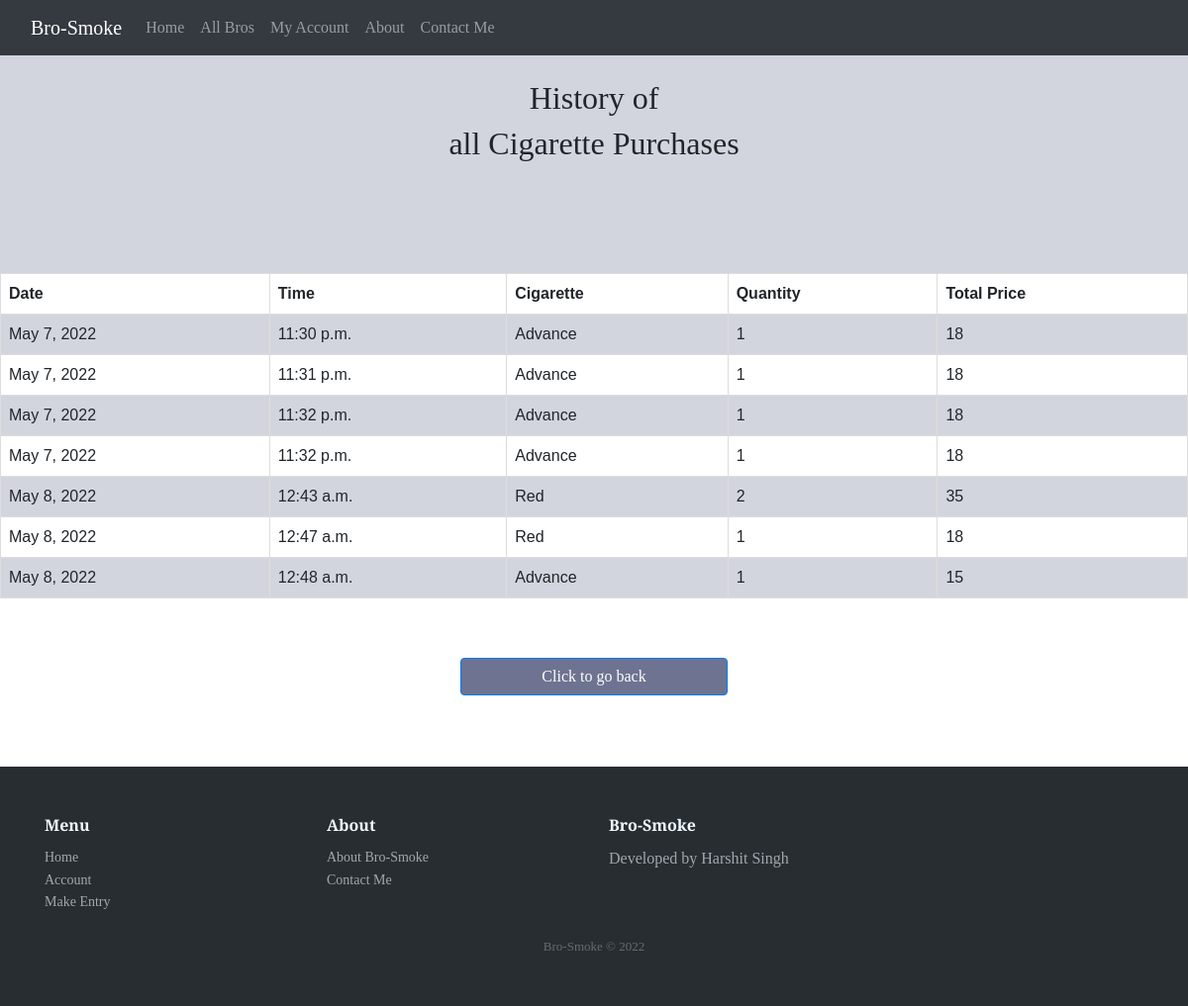
Screenshot of /brosmokingapp/history (signed in) with the database file from the repository.
### brosmokingapp/models.py (models this page shows, shortened)
class data(models.Model):
    user = models.ForeignKey(User, on_delete=models.SET_NULL,null=True,blank=True)
    cig = models.CharField(max_length=50,blank=True, null=True)
    cost= models.IntegerField(default=0)
    qty = models.IntegerField(default=0)
    date = models.DateField()
    time = models.TimeField()

### brosmokingapp/views.py (the view)
# urls.py: path("history", views.history,name="history"),
def history(request):
    if request.user.is_authenticated:
        entries = data.objects.filter(user=request.user)
        context = {'entries': entries}
        return render (request,'brosmokingapp/history.html',context)
    else:
        return HttpResponse("Bad request")

### brosmokingapp/templates/brosmokingapp/history.html (shortened to what this page needs)
{% extends 'brosmokingapp/basic.html' %}
{% block body %}
{% load static %}
     <div class="heading-title-listing">
        <h2>History of</h2>
        <h2>all Cigarette Purchases</h2>
    </div>
    <table class="singlebro">
        <tr>
          <th>Date</th>
          <th>Time</th>
          <th>Cigarette</th>
          <th>Quantity</th>
          <th>Total Price</th>
        </tr>
        {% for entry in entries %}
        <tr>
          <td>{{entry.date}}</td>
          <td>{{entry.time}}</td>
          <td>{{entry.cig}}</td>
          <td>{{entry.qty}}</td>
          <td>{{entry.cost}}</td>
        </tr>
      {% endfor %}
      </table>
     <a href="{% url 'myaccount' %}" > <div class="d-grid gap-2 col-3 mx-auto" style="margin-bottom: 6%;">
        <button class="btn btn-primary"   type="button" style="background-color:#6e7391;">Click to go back</button>
     </div></a>
{% endblock %}

### brosmokingapp/static/CSS/style.css (style rules this page uses)
body { font-family: 'Merriweather', serif; }
table { margin-bottom:2%; font-family: arial, sans-serif; border-collapse: collapse; width: 100%; }
td, th { border: 1px solid #dddddd; text-align: left; padding: 8px; }
tr:nth-child(even) { background-color: #d3d5de; }
.heading-title-listing { background-color: #d3d5de; height: 220px; text-align: center; padding-top: 2%; }
.singlebro { margin-bottom: 5%; }

### rows the page displays
data: date "May 7, 2022", time "11:30 p.m.", cig "Advance", qty "1", cost "18"
data: date "May 7, 2022", time "11:31 p.m.", cig "Advance", qty "1", cost "18"
data: date "May 7, 2022", time "11:32 p.m.", cig "Advance", qty "1", cost "18"
data: date "May 7, 2022", time "11:32 p.m.", cig "Advance", qty "1", cost "18"
data: date "May 8, 2022", time "12:43 a.m.", cig "Red", qty "2", cost "35"
data: date "May 8, 2022", time "12:47 a.m.", cig "Red", qty "1", cost "18"
data: date "May 8, 2022", time "12:48 a.m.", cig "Advance", qty "1", cost "15"
